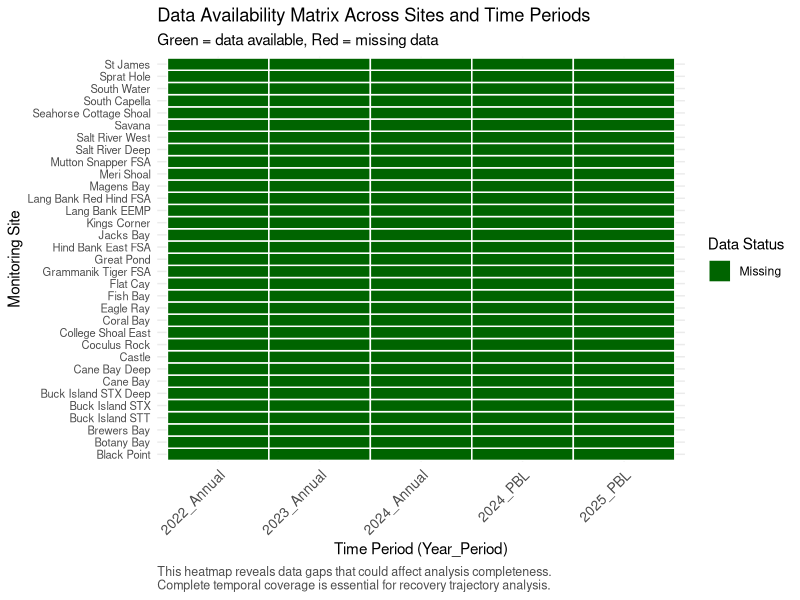

Recreate this plot in R. (Note: this script raises an error after producing the figure.)
# ============================================================================
# 01: Comprehensive Coral Bleaching Data Loading and Initial Analysis
# ============================================================================
# Purpose: Load coral condition datasets, perform initial data exploration,
#          calculate site-level statistics, and establish data-driven thresholds
#          using actual quartiles rather than arbitrary cutoffs
# Author: Coral Bleaching Analysis Pipeline
# Date: Analysis of 2023-2025 bleaching events
# ============================================================================

# Load required libraries with explicit purpose for each
library(dplyr)        # Data manipulation and summarization
library(ggplot2)      # Advanced plotting and visualization
library(tidyr)        # Data reshaping and tidying
library(readr)        # Efficient CSV reading
library(corrplot)     # Correlation matrix visualization
library(gridExtra)    # Multiple plot arrangement
library(viridis)      # Perceptually uniform color scales
library(scales)       # Scale functions for plots

cat("============================================================================\n")
cat("CORAL BLEACHING DATA LOADING AND INITIAL ANALYSIS\n")
cat("============================================================================\n\n")

# ============================================================================
# DATA LOADING AND INITIAL EXPLORATION
# ============================================================================

cat("STEP 1: Loading coral condition datasets\n")
cat("----------------------------------------\n")

# Load all three coral condition datasets
# Rationale: We need extent, prevalence, and mortality data to get complete
# picture of coral condition responses across different metrics
extent_data <- read_csv("s3pt1_coralcondition_bleachingextent_33sites_2022_2025.csv")
prevalence_data <- read_csv("s3pt1_coralcondition_bleachingprevalence_33sites_2022_2025.csv")
mortality_data <- read_csv("s3pt1_coralcondition_mortalityprevalence_33sites_2022_2025.csv")

# Load temperature data for context
temp_data <- read_csv("s4pt5_temperatureWeeklyDHW_45sites_2003_2025.csv")

# Display data dimensions and structure
cat("Dataset dimensions:\n")
cat(sprintf("  Extent data: %d rows × %d columns\n", nrow(extent_data), ncol(extent_data)))
cat(sprintf("  Prevalence data: %d rows × %d columns\n", nrow(prevalence_data), ncol(prevalence_data)))
cat(sprintf("  Mortality data: %d rows × %d columns\n", nrow(mortality_data), ncol(mortality_data)))
cat(sprintf("  Temperature data: %d rows × %d columns\n", nrow(temp_data), ncol(temp_data)))

# Examine data structure and key variables
cat("\nKey variables in extent data:\n")
cat(paste(names(extent_data), collapse = ", "), "\n")

cat("\nUnique time periods in data:\n")
unique_periods <- extent_data %>% 
  distinct(year, period) %>% 
  arrange(year, period)
print(unique_periods)

cat(sprintf("\nTotal unique sites in extent data: %d\n", n_distinct(extent_data$site)))
cat(sprintf("Year range: %d - %d\n", min(extent_data$year), max(extent_data$year)))

# ============================================================================
# DATA QUALITY ASSESSMENT
# ============================================================================

cat("\nSTEP 2: Data quality assessment\n")
cat("-------------------------------\n")

# Check for missing values in key variables
missing_analysis <- extent_data %>%
  summarise(
    missing_site = sum(is.na(site)),
    missing_year = sum(is.na(year)),
    missing_period = sum(is.na(period)),
    missing_anybleaching = sum(is.na(ext_anybleaching)),
    missing_bleached = sum(is.na(ext_bleached)),
    missing_nobleaching = sum(is.na(ext_nobleaching)),
    total_rows = n()
  )

cat("Missing data summary:\n")
print(missing_analysis)

# Check data completeness by site and time period
completeness_check <- extent_data %>%
  group_by(site, year, period) %>%
  summarise(
    n_replicates = n(),
    complete_cases = sum(!is.na(ext_anybleaching)),
    .groups = "drop"
  )

cat("\nReplication summary:\n")
replication_summary <- completeness_check %>%
  group_by(n_replicates) %>%
  summarise(n_site_time_combinations = n(), .groups = "drop")
print(replication_summary)

# ============================================================================
# VISUALIZATION 1: Data Availability Matrix
# ============================================================================

# Create data availability heatmap
# Justification: Visual assessment of data gaps is crucial for understanding
# which sites and timepoints have sufficient data for analysis

availability_matrix <- extent_data %>%
  group_by(site, year, period) %>%
  summarise(data_availability = !is.na(first(ext_anybleaching)), .groups = "drop") %>%
  mutate(timepoint = paste(year, period, sep = "_"))

p1 <- ggplot(availability_matrix, aes(x = timepoint, y = reorder(site, year), fill = data_availability)) +
  geom_tile(color = "white", size = 0.5) +
  scale_fill_manual(values = c("FALSE" = "red", "TRUE" = "darkgreen"), 
                    labels = c("Missing", "Available"),
                    name = "Data Status") +
  labs(
    title = "Data Availability Matrix Across Sites and Time Periods",
    subtitle = "Green = data available, Red = missing data",
    x = "Time Period (Year_Period)",
    y = "Monitoring Site",
    caption = "This heatmap reveals data gaps that could affect analysis completeness.\nComplete temporal coverage is essential for recovery trajectory analysis."
  ) +
  theme_minimal() +
  theme(
    axis.text.x = element_text(angle = 45, hjust = 1, size = 10),
    axis.text.y = element_text(size = 8),
    plot.caption = element_text(hjust = 0, size = 9, color = "gray30")
  )

ggsave("01_plot_data_availability_matrix.png", p1, width = 12, height = 10, dpi = 300)
cat("\nSaved: 01_plot_data_availability_matrix.png\n")

# ============================================================================
# SITE-LEVEL DATA AGGREGATION
# ============================================================================

cat("\nSTEP 3: Calculating site-level means across replicates\n")
cat("------------------------------------------------------\n")

# Function to calculate site-level means
# Rationale: Multiple replicates per site need to be averaged to get 
# representative site-level values for analysis
calculate_site_means <- function(data, group_vars = c("site", "year", "period")) {
  # Calculate means across replicates, excluding NA values
  # This preserves data where some but not all replicates are missing
  result <- data %>%
    group_by(across(all_of(group_vars))) %>%
    summarise(across(where(is.numeric), ~ mean(.x, na.rm = TRUE)), .groups = "drop") %>%
    # Remove rows where key variables are NaN (no valid replicates)
    filter(!is.nan(ext_anybleaching))
  
  return(result)
}

# Apply aggregation to all datasets
extent_means <- calculate_site_means(extent_data)
prevalence_means <- calculate_site_means(prevalence_data)  
mortality_means <- calculate_site_means(mortality_data)

cat(sprintf("Original extent data: %d rows\n", nrow(extent_data)))
cat(sprintf("Aggregated extent data: %d site-year-period combinations\n", nrow(extent_means)))
cat(sprintf("Data reduction: %.1f%% (due to replicate averaging)\n", 
            (1 - nrow(extent_means)/nrow(extent_data)) * 100))

# ============================================================================
# KEY TIMEPOINT IDENTIFICATION
# ============================================================================

cat("\nSTEP 4: Identifying key timepoints for 2023-2025 analysis\n")
cat("--------------------------------------------------------\n")

# Define the four critical timepoints for the analysis
# Rationale: These timepoints capture the bleaching events and recovery periods
# 2023 Annual: Baseline condition before major bleaching
# 2024 PBL: Post-bleaching survey after 2023 stress
# 2024 Annual: Condition before 2024 bleaching event  
# 2025 PBL: Post-bleaching survey after 2024 stress (our main response variable)

key_timepoints <- c("2023_Annual", "2024_PBL", "2024_Annual", "2025_PBL")

# Check data availability for each key timepoint
timepoint_availability <- extent_means %>%
  filter(
    (year == 2023 & period == "Annual") |
    (year == 2024 & period == "PBL") |
    (year == 2024 & period == "Annual") |
    (year == 2025 & period == "PBL")
  ) %>%
  mutate(timepoint = paste(year, period, sep = "_")) %>%
  group_by(timepoint) %>%
  summarise(
    n_sites = n(),
    mean_bleaching = mean(ext_anybleaching, na.rm = TRUE),
    median_bleaching = median(ext_anybleaching, na.rm = TRUE),
    min_bleaching = min(ext_anybleaching, na.rm = TRUE),
    max_bleaching = max(ext_anybleaching, na.rm = TRUE),
    .groups = "drop"
  )

cat("Data availability and basic statistics for key timepoints:\n")
print(timepoint_availability)

# Find sites with complete data across all four timepoints
complete_sites <- extent_means %>%
  filter(
    (year == 2023 & period == "Annual") |
    (year == 2024 & period == "PBL") |
    (year == 2024 & period == "Annual") |
    (year == 2025 & period == "PBL")
  ) %>%
  mutate(timepoint = paste(year, period, sep = "_")) %>%
  group_by(site) %>%
  summarise(
    timepoints_available = n(),
    available_timepoints = paste(sort(unique(timepoint)), collapse = ", "),
    .groups = "drop"
  ) %>%
  filter(timepoints_available == 4)

cat(sprintf("\nSites with complete data across all 4 key timepoints: %d\n", nrow(complete_sites)))
cat("These sites will form our core analysis dataset.\n")

# ============================================================================
# VISUALIZATION 2: Bleaching Extent Distributions by Timepoint
# ============================================================================

# Create comprehensive distribution plots
# Justification: Understanding the distribution of bleaching values across
# timepoints reveals the severity and variability of bleaching events

timepoint_data <- extent_means %>%
  filter(
    (year == 2023 & period == "Annual") |
    (year == 2024 & period == "PBL") |
    (year == 2024 & period == "Annual") |
    (year == 2025 & period == "PBL")
  ) %>%
  mutate(
    timepoint = paste(year, period, sep = "_"),
    timepoint_ordered = factor(timepoint, levels = key_timepoints)
  )

# Box plots with individual points
p2 <- ggplot(timepoint_data, aes(x = timepoint_ordered, y = ext_anybleaching, fill = timepoint_ordered)) +
  geom_boxplot(alpha = 0.7, outlier.shape = NA) +
  geom_jitter(width = 0.2, alpha = 0.6, size = 2) +
  scale_fill_viridis_d(name = "Time Period") +
  labs(
    title = "Distribution of Bleaching Extent Across Key Timepoints",
    subtitle = "Box plots show median, quartiles, and individual site values",
    x = "Time Period",
    y = "Bleaching Extent (%)",
    caption = "This plot reveals the severity of bleaching events and recovery patterns.\nHigh values in 2024 Annual indicate severe bleaching, while lower 2025 PBL\nvalues would indicate recovery. Outliers may represent particularly\nresilient or vulnerable sites deserving detailed investigation."
  ) +
  theme_minimal() +
  theme(
    axis.text.x = element_text(angle = 45, hjust = 1),
    legend.position = "none",
    plot.caption = element_text(hjust = 0, size = 9, color = "gray30")
  )

ggsave("01_plot_bleaching_distributions.png", p2, width = 10, height = 7, dpi = 300)
cat("Saved: 01_plot_bleaching_distributions.png\n")

# ============================================================================
# DATA-DRIVEN THRESHOLD CALCULATION
# ============================================================================

cat("\nSTEP 5: Calculating data-driven thresholds using actual quartiles\n")
cat("------------------------------------------------------------------\n")

# Calculate quartiles for bleaching extent across all timepoints
# Rationale: Using actual data quartiles provides objective, data-driven
# thresholds rather than arbitrary cutoffs. This ensures our classifications
# reflect the actual distribution of observed values.

all_bleaching_values <- timepoint_data$ext_anybleaching[!is.na(timepoint_data$ext_anybleaching)]

bleaching_quartiles <- quantile(all_bleaching_values, probs = c(0, 0.25, 0.5, 0.75, 1.0))
cat("Bleaching extent quartiles (all timepoints combined):\n")
print(bleaching_quartiles)

# Calculate quartiles for each timepoint separately
# Rationale: Different timepoints may have different baseline distributions
timepoint_quartiles <- timepoint_data %>%
  group_by(timepoint_ordered) %>%
  summarise(
    n = n(),
    Q0_min = min(ext_anybleaching, na.rm = TRUE),
    Q1_25th = quantile(ext_anybleaching, 0.25, na.rm = TRUE),
    Q2_median = median(ext_anybleaching, na.rm = TRUE),
    Q3_75th = quantile(ext_anybleaching, 0.75, na.rm = TRUE),
    Q4_max = max(ext_anybleaching, na.rm = TRUE),
    .groups = "drop"
  )

cat("\nQuartiles by timepoint:\n")
print(timepoint_quartiles)

# Define bleaching severity categories based on overall quartiles
# Rationale: Four categories based on quartiles provide balanced groups
# while maintaining meaningful ecological interpretation
bleaching_severity_thresholds <- list(
  minimal = bleaching_quartiles[2],      # 0-25th percentile
  moderate = bleaching_quartiles[3],     # 25th-50th percentile  
  high = bleaching_quartiles[4],         # 50th-75th percentile
  severe = bleaching_quartiles[5]        # 75th-100th percentile
)

cat("\nData-driven bleaching severity categories:\n")
cat(sprintf("  Minimal: 0 - %.1f%%\n", bleaching_severity_thresholds$minimal))
cat(sprintf("  Moderate: %.1f - %.1f%%\n", bleaching_severity_thresholds$minimal, bleaching_severity_thresholds$moderate))
cat(sprintf("  High: %.1f - %.1f%%\n", bleaching_severity_thresholds$moderate, bleaching_severity_thresholds$high))
cat(sprintf("  Severe: %.1f - %.1f%%\n", bleaching_severity_thresholds$high, bleaching_severity_thresholds$severe))

# Apply severity categories to data
timepoint_data_categorized <- timepoint_data %>%
  mutate(
    severity_category = case_when(
      ext_anybleaching <= bleaching_severity_thresholds$minimal ~ "Minimal",
      ext_anybleaching <= bleaching_severity_thresholds$moderate ~ "Moderate", 
      ext_anybleaching <= bleaching_severity_thresholds$high ~ "High",
      ext_anybleaching <= bleaching_severity_thresholds$severe ~ "Severe",
      TRUE ~ "Severe"
    ),
    severity_category = factor(severity_category, levels = c("Minimal", "Moderate", "High", "Severe"))
  )

# ============================================================================
# VISUALIZATION 3: Severity Category Distribution
# ============================================================================

# Create stacked bar chart of severity categories by timepoint
# Justification: Shows how bleaching severity changes across timepoints
# and validates that our quartile-based categories create meaningful groups

severity_summary <- timepoint_data_categorized %>%
  group_by(timepoint_ordered, severity_category) %>%
  summarise(count = n(), .groups = "drop") %>%
  group_by(timepoint_ordered) %>%
  mutate(
    total = sum(count),
    percentage = count / total * 100
  )

p3 <- ggplot(severity_summary, aes(x = timepoint_ordered, y = percentage, fill = severity_category)) +
  geom_col(position = "stack", alpha = 0.8) +
  geom_text(aes(label = sprintf("n=%d", count)), 
            position = position_stack(vjust = 0.5), 
            size = 3, color = "white", fontface = "bold") +
  scale_fill_viridis_d(name = "Severity\nCategory", option = "plasma") +
  labs(
    title = "Bleaching Severity Category Distribution Across Timepoints",
    subtitle = "Categories based on actual data quartiles, not arbitrary thresholds",
    x = "Time Period", 
    y = "Percentage of Sites (%)",
    caption = "This stacked bar chart reveals temporal patterns in bleaching severity.\nQuartile-based categories ensure each severity level represents 25% of\nobserved values, providing balanced and data-driven classifications.\nShifts between timepoints indicate recovery or deterioration patterns."
  ) +
  theme_minimal() +
  theme(
    axis.text.x = element_text(angle = 45, hjust = 1),
    plot.caption = element_text(hjust = 0, size = 9, color = "gray30")
  )

ggsave("01_plot_severity_distributions.png", p3, width = 10, height = 7, dpi = 300)
cat("Saved: 01_plot_severity_distributions.png\n")

# ============================================================================
# SITE-LEVEL VARIABILITY ANALYSIS
# ============================================================================

cat("\nSTEP 6: Analyzing site-level variability and consistency\n")
cat("--------------------------------------------------------\n")

# Calculate coefficient of variation for each site across timepoints
# Rationale: Some sites may be consistently high/low while others are highly variable
# This identifies sites with stable vs. dynamic bleaching responses

site_variability <- timepoint_data %>%
  group_by(site) %>%
  summarise(
    n_timepoints = n(),
    mean_bleaching = mean(ext_anybleaching, na.rm = TRUE),
    sd_bleaching = sd(ext_anybleaching, na.rm = TRUE),
    min_bleaching = min(ext_anybleaching, na.rm = TRUE),
    max_bleaching = max(ext_anybleaching, na.rm = TRUE),
    range_bleaching = max_bleaching - min_bleaching,
    cv_bleaching = sd_bleaching / mean_bleaching,
    .groups = "drop"
  ) %>%
  filter(n_timepoints >= 3) %>%  # Only sites with sufficient data
  arrange(desc(cv_bleaching))

cat("Sites with highest temporal variability (coefficient of variation):\n")
print(head(site_variability, 10))

cat("\nSites with lowest temporal variability (most consistent):\n") 
print(tail(site_variability, 10))

# Calculate variability quartiles for site classification
variability_quartiles <- quantile(site_variability$cv_bleaching, probs = c(0, 0.25, 0.5, 0.75, 1.0), na.rm = TRUE)

cat("\nCoefficient of variation quartiles:\n")
print(variability_quartiles)

# ============================================================================
# VISUALIZATION 4: Site Variability Analysis
# ============================================================================

# Create scatter plot of mean vs. variability
# Justification: Identifies sites with different response patterns - 
# some may be consistently impacted, others highly variable

site_variability_plot <- site_variability %>%
  mutate(
    variability_category = case_when(
      cv_bleaching <= variability_quartiles[2] ~ "Low Variability",
      cv_bleaching <= variability_quartiles[3] ~ "Moderate Variability",
      cv_bleaching <= variability_quartiles[4] ~ "High Variability", 
      TRUE ~ "Extreme Variability"
    ),
    variability_category = factor(variability_category, 
                                  levels = c("Low Variability", "Moderate Variability", 
                                            "High Variability", "Extreme Variability"))
  )

p4 <- ggplot(site_variability_plot, aes(x = mean_bleaching, y = cv_bleaching, color = variability_category)) +
  geom_point(size = 3, alpha = 0.7) +
  geom_smooth(method = "lm", se = TRUE, color = "black", linetype = "dashed") +
  scale_color_viridis_d(name = "Variability\nCategory") +
  labs(
    title = "Site-Level Bleaching Variability vs. Mean Impact",
    subtitle = "Coefficient of variation reveals sites with consistent vs. dynamic responses",
    x = "Mean Bleaching Extent Across Timepoints (%)",
    y = "Coefficient of Variation (SD/Mean)",
    caption = "This plot identifies sites with different temporal response patterns.\nLow variability sites may be consistently resilient or vulnerable.\nHigh variability sites show dynamic responses that could indicate\nrecovery capacity or susceptibility to environmental fluctuations.\nThe trend line reveals whether high-impact sites are more variable."
  ) +
  theme_minimal() +
  theme(plot.caption = element_text(hjust = 0, size = 9, color = "gray30"))

ggsave("01_plot_site_variability.png", p4, width = 10, height = 7, dpi = 300)
cat("Saved: 01_plot_site_variability.png\n")

# ============================================================================
# SAVE PROCESSED DATASETS
# ============================================================================

cat("\nSTEP 7: Saving processed datasets for downstream analysis\n")
cat("---------------------------------------------------------\n")

# Save all processed datasets with metadata
write_csv(extent_means, "01_extent_site_means.csv")
write_csv(prevalence_means, "01_prevalence_site_means.csv")
write_csv(mortality_means, "01_mortality_site_means.csv")

# Save threshold information for use in other scripts
thresholds_data <- data.frame(
  category = c("minimal", "moderate", "high", "severe"),
  upper_threshold = c(bleaching_severity_thresholds$minimal,
                     bleaching_severity_thresholds$moderate,
                     bleaching_severity_thresholds$high, 
                     bleaching_severity_thresholds$severe),
  description = c("0-25th percentile", "25th-50th percentile", 
                 "50th-75th percentile", "75th-100th percentile")
)
write_csv(thresholds_data, "01_severity_thresholds.csv")

# Save site variability analysis
write_csv(site_variability_plot, "01_site_variability_analysis.csv")

# Save complete sites list
write_csv(complete_sites, "01_complete_sites_list.csv")

# ============================================================================
# SUMMARY STATISTICS
# ============================================================================

cat("\nFINAL SUMMARY STATISTICS\n")
cat("========================\n")

cat(sprintf("Total sites in dataset: %d\n", n_distinct(extent_means$site)))
cat(sprintf("Sites with complete 4-timepoint data: %d\n", nrow(complete_sites)))
cat(sprintf("Total site-year-period combinations: %d\n", nrow(extent_means)))

cat("\nBleaching severity thresholds (data-driven quartiles):\n")
for(i in 1:nrow(thresholds_data)) {
  cat(sprintf("  %s: ≤%.1f%% (%s)\n", 
              str_to_title(thresholds_data$category[i]),
              thresholds_data$upper_threshold[i],
              thresholds_data$description[i]))
}

cat("\nFiles saved:\n")
cat("  - 01_extent_site_means.csv (processed extent data)\n")
cat("  - 01_prevalence_site_means.csv (processed prevalence data)\n") 
cat("  - 01_mortality_site_means.csv (processed mortality data)\n")
cat("  - 01_severity_thresholds.csv (data-driven thresholds)\n")
cat("  - 01_site_variability_analysis.csv (site variability metrics)\n")
cat("  - 01_complete_sites_list.csv (sites with complete data)\n")

cat("\nVisualizations saved:\n")
cat("  - 01_plot_data_availability_matrix.png\n")
cat("  - 01_plot_bleaching_distributions.png\n") 
cat("  - 01_plot_severity_distributions.png\n")
cat("  - 01_plot_site_variability.png\n")

cat("\n============================================================================\n")
cat("STEP 1 COMPLETE: Data loaded, processed, and thresholds established\n")
cat("Next: Temperature and DHW analysis using these data-driven thresholds\n")
cat("============================================================================\n")